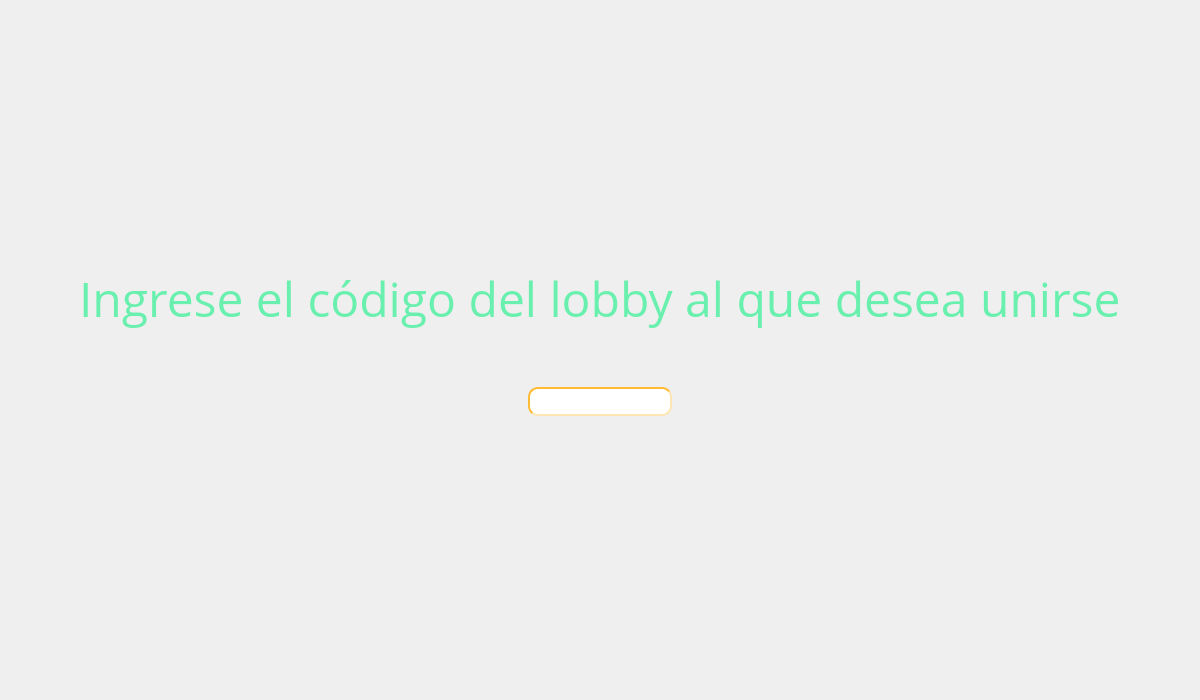
<?xml version="1.0" encoding="UTF-8"?>
<ui version="4.0">
 <class>JoinLobbyMenu</class>
 <widget class="QWizardPage" name="JoinLobbyMenu">
  <property name="geometry">
   <rect>
    <x>0</x>
    <y>0</y>
    <width>1200</width>
    <height>700</height>
   </rect>
  </property>
  <property name="minimumSize">
   <size>
    <width>1200</width>
    <height>700</height>
   </size>
  </property>
  <property name="maximumSize">
   <size>
    <width>1200</width>
    <height>700</height>
   </size>
  </property>
  <property name="windowTitle">
   <string>WizardPage</string>
  </property>
  <layout class="QVBoxLayout" name="verticalLayout">
   <property name="topMargin">
    <number>250</number>
   </property>
   <property name="bottomMargin">
    <number>250</number>
   </property>
   <item alignment="Qt::AlignHCenter">
    <widget class="QLabel" name="label">
     <property name="font">
      <font>
       <family>Open Sans</family>
       <pointsize>36</pointsize>
      </font>
     </property>
     <property name="styleSheet">
      <string notr="true">color: rgb(105, 240, 174);</string>
     </property>
     <property name="text">
      <string>Ingrese el código del lobby al que desea unirse</string>
     </property>
    </widget>
   </item>
   <item alignment="Qt::AlignHCenter|Qt::AlignVCenter">
    <widget class="QLineEdit" name="lineEdit">
     <property name="font">
      <font>
       <family>Open Sans</family>
       <pointsize>12</pointsize>
      </font>
     </property>
     <property name="styleSheet">
      <string notr="true">border-radius: 10px;
border-width : 1.5px;
border-style:inset;
border-color: rgb(255, 187, 51);
</string>
     </property>
    </widget>
   </item>
  </layout>
 </widget>
 <resources/>
 <connections/>
</ui>
